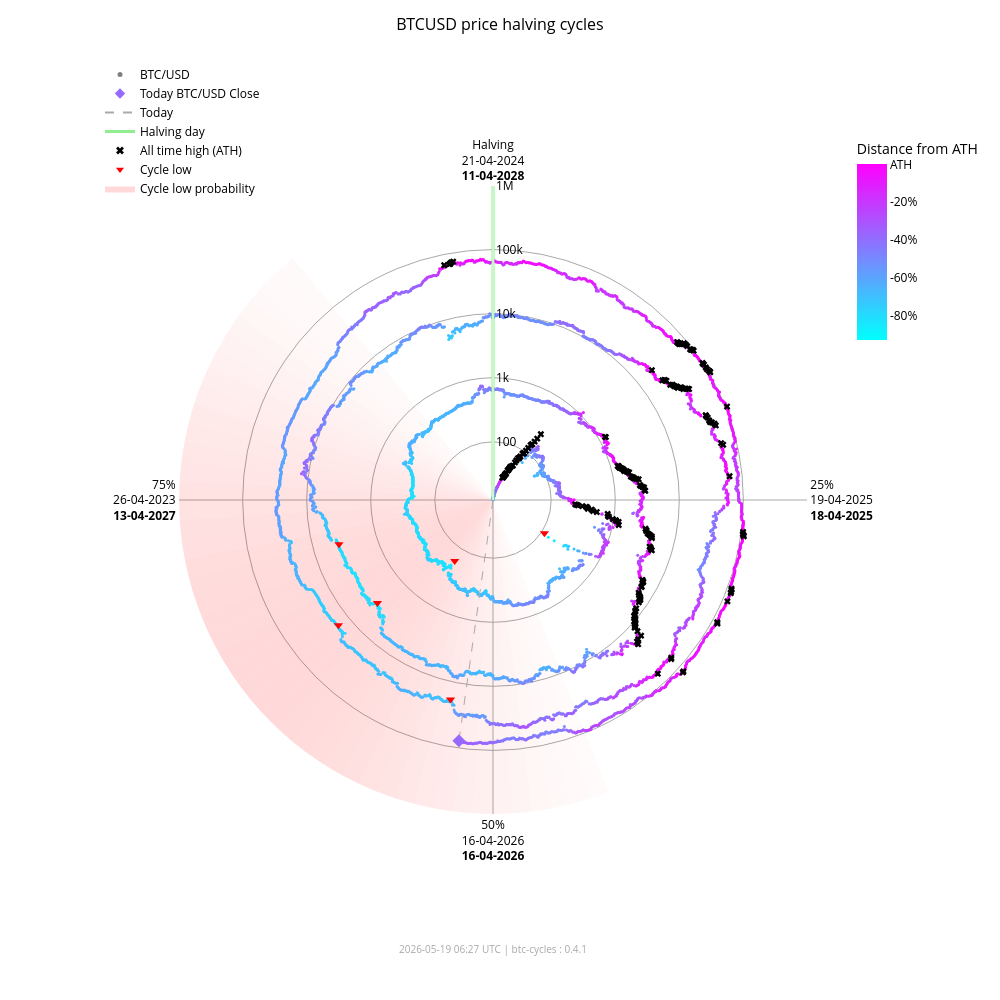

Notebook code cell kept with this figure:
### Markdown cell above
### Interactive chart (plotly)

### Code cell
fig_interactive = btc.plot(
    kind="interactive",
    from_date="2012-11-28",
)
# plotly config for interactivity
config = {"scrollZoom": True, "displayModeBar": True}
# display in notebook
fig_interactive.show(config=config)

### Figure 1 — Plotly figure (JSON) as saved in the notebook; plotly's stock layout.template omitted (floating-point values rounded to 4 significant figures; data arrays with more than 128 entries replaced by an {"elided": "..."} marker saying what was removed)
{"data": [{"fill": "toself", "fillcolor": "rgba(255,0,0,0.017168280509461755)", "hoverinfo": "skip", "line": {"width": 0}, "mode": "lines", "r": [12.35, 1000000, 1000000, 12.35, 12.35], "showlegend": false, "theta": [158.4, 158.4, 162.0, 162.0, 158.4], "type": "scatterpolar"}, {"fill": "toself", "fillcolor": "rgba(255,0,0,0.022114794501891175)", "hoverinfo": "skip", "line": {"width": 0}, "mode": "lines", "r": [12.35, 1000000, 1000000, 12.35, 12.35], "showlegend": false, "theta": [162.0, 162.0, 165.6, 165.6, 162.0], "type": "scatterpolar"}, {"fill": "toself", "fillcolor": "rgba(255,0,0,0.02790404259511669)", "hoverinfo": "skip", "line": {"width": 0}, "mode": "lines", "r": [12.35, 1000000, 1000000, 12.35, 12.35], "showlegend": false, "theta": [165.6, 165.6, 169.2, 169.2, 165.6], "type": "scatterpolar"}, {"fill": "toself", "fillcolor": "rgba(255,0,0,0.034518294852420334)", "hoverinfo": "skip", "line": {"width": 0}, "mode": "lines", "r": [12.35, 1000000, 1000000, 12.35, 12.35], "showlegend": false, "theta": [169.2, 169.2, 172.8, 172.8, 169.2], "type": "scatterpolar"}, {"fill": "toself", "fillcolor": "rgba(255,0,0,0.041901979682821514)", "hoverinfo": "skip", "line": {"width": 0}, "mode": "lines", "r": [12.35, 1000000, 1000000, 12.35, 12.35], "showlegend": false, "theta": [172.8, 172.8, 176.4, 176.4, 172.8], "type": "scatterpolar"}, {"fill": "toself", "fillcolor": "rgba(255,0,0,0.04996405861294358)", "hoverinfo": "skip", "line": {"width": 0}, "mode": "lines", "r": [12.35, 1000000, 1000000, 12.35, 12.35], "showlegend": false, "theta": [176.4, 176.4, 180.0, 180.0, 176.4], "type": "scatterpolar"}, {"fill": "toself", "fillcolor": "rgba(255,0,0,0.05858349692240514)", "hoverinfo": "skip", "line": {"width": 0}, "mode": "lines", "r": [12.35, 1000000, 1000000, 12.35, 12.35], "showlegend": false, "theta": [180.0, 180.0, 183.6, 183.6, 180.0], "type": "scatterpolar"}, {"fill": "toself", "fillcolor": "rgba(255,0,0,0.06761662035375064)", "hoverinfo": "skip", "line": {"width": 0}, "mode": "lines", "r": [12.35, 1000000, 1000000, 12.35, 12.35], "showlegend": false, "theta": [183.6, 183.6, 187.2, 187.2, 183.6], "type": "scatterpolar"}, {"fill": "toself", "fillcolor": "rgba(255,0,0,0.07690481219944661)", "hoverinfo": "skip", "line": {"width": 0}, "mode": "lines", "r": [12.35, 1000000, 1000000, 12.35, 12.35], "showlegend": false, "theta": [187.2, 187.2, 190.8, 190.8, 187.2], "type": "scatterpolar"}, {"fill": "toself", "fillcolor": "rgba(255,0,0,0.08628112000611096)", "hoverinfo": "skip", "line": {"width": 0}, "mode": "lines", "r": [12.35, 1000000, 1000000, 12.35, 12.35], "showlegend": false, "theta": [190.8, 190.8, 194.4, 194.4, 190.8], "type": "scatterpolar"}, {"fill": "toself", "fillcolor": "rgba(255,0,0,0.09557490841018089)", "hoverinfo": "skip", "line": {"width": 0}, "mode": "lines", "r": [12.35, 1000000, 1000000, 12.35, 12.35], "showlegend": false, "theta": [194.4, 194.4, 198.0, 198.0, 194.4], "type": "scatterpolar"}, {"fill": "toself", "fillcolor": "rgba(255,0,0,0.10461455782963762)", "hoverinfo": "skip", "line": {"width": 0}, "mode": "lines", "r": [12.35, 1000000, 1000000, 12.35, 12.35], "showlegend": false, "theta": [198.0, 198.0, 201.6, 201.6, 198.0], "type": "scatterpolar"}, {"fill": "toself", "fillcolor": "rgba(255,0,0,0.11322908719652829)", "hoverinfo": "skip", "line": {"width": 0}, "mode": "lines", "r": [12.35, 1000000, 1000000, 12.35, 12.35], "showlegend": false, "theta": [201.6, 201.6, 205.2, 205.2, 201.6], "type": "scatterpolar"}, {"fill": "toself", "fillcolor": "rgba(255,0,0,0.12125015337052986)", "hoverinfo": "skip", "line": {"width": 0}, "mode": "lines", "r": [12.35, 1000000, 1000000, 12.35, 12.35], "showlegend": false, "theta": [205.2, 205.2, 208.8, 208.8, 205.2], "type": "scatterpolar"}, {"fill": "toself", "fillcolor": "rgba(255,0,0,0.12851590515331976)", "hoverinfo": "skip", "line": {"width": 0}, "mode": "lines", "r": [12.35, 1000000, 1000000, 12.35, 12.35], "showlegend": false, "theta": [208.8, 208.8, 212.4, 212.4, 208.8], "type": "scatterpolar"}, {"fill": "toself", "fillcolor": "rgba(255,0,0,0.13487757461161184)", "hoverinfo": "skip", "line": {"width": 0}, "mode": "lines", "r": [12.35, 1000000, 1000000, 12.35, 12.35], "showlegend": false, "theta": [212.4, 212.4, 216.0, 216.0, 212.4], "type": "scatterpolar"}, {"fill": "toself", "fillcolor": "rgba(255,0,0,0.14020862181849592)", "hoverinfo": "skip", "line": {"width": 0}, "mode": "lines", "r": [12.35, 1000000, 1000000, 12.35, 12.35], "showlegend": false, "theta": [216.0, 216.0, 219.6, 219.6, 216.0], "type": "scatterpolar"}, {"fill": "toself", "fillcolor": "rgba(255,0,0,0.14441504950654527)", "hoverinfo": "skip", "line": {"width": 0}, "mode": "lines", "r": [12.35, 1000000, 1000000, 12.35, 12.35], "showlegend": false, "theta": [219.6, 219.6, 223.2, 223.2, 219.6], "type": "scatterpolar"}, {"fill": "toself", "fillcolor": "rgba(255,0,0,0.14744459351271713)", "hoverinfo": "skip", "line": {"width": 0}, "mode": "lines", "r": [12.35, 1000000, 1000000, 12.35, 12.35], "showlegend": false, "theta": [223.2, 223.2, 226.8, 226.8, 223.2], "type": "scatterpolar"}, {"fill": "toself", "fillcolor": "rgba(255,0,0,0.14929223192296423)", "hoverinfo": "skip", "line": {"width": 0}, "mode": "lines", "r": [12.35, 1000000, 1000000, 12.35, 12.35], "showlegend": false, "theta": [226.8, 226.8, 230.4, 230.4, 226.8], "type": "scatterpolar"}, {"fill": "toself", "fillcolor": "rgba(255,0,0,0.15)", "hoverinfo": "skip", "line": {"width": 0}, "mode": "lines", "r": [12.35, 1000000, 1000000, 12.35, 12.35], "showlegend": false, "theta": [230.4, 230.4, 234.0, 234.0, 230.4], "type": "scatterpolar"}, {"fill": "toself", "fillcolor": "rgba(255,0,0,0.14965033825231114)", "hoverinfo": "skip", "line": {"width": 0}, "mode": "lines", "r": [12.35, 1000000, 1000000, 12.35, 12.35], "showlegend": false, "theta": [234.0, 234.0, 237.6, 237.6, 234.0], "type": "scatterpolar"}, {"fill": "toself", "fillcolor": "rgba(255,0,0,0.14835378057909807)", "hoverinfo": "skip", "line": {"width": 0}, "mode": "lines", "r": [12.35, 1000000, 1000000, 12.35, 12.35], "showlegend": false, "theta": [237.6, 237.6, 241.2, 241.2, 237.6], "type": "scatterpolar"}, {"fill": "toself", "fillcolor": "rgba(255,0,0,0.14623322283554635)", "hoverinfo": "skip", "line": {"width": 0}, "mode": "lines", "r": [12.35, 1000000, 1000000, 12.35, 12.35], "showlegend": false, "theta": [241.2, 241.2, 244.8, 244.8, 241.2], "type": "scatterpolar"}, {"fill": "toself", "fillcolor": "rgba(255,0,0,0.1434078538226231)", "hoverinfo": "skip", "line": {"width": 0}, "mode": "lines", "r": [12.35, 1000000, 1000000, 12.35, 12.35], "showlegend": false, "theta": [244.8, 244.8, 248.4, 248.4, 244.8], "type": "scatterpolar"}, {"fill": "toself", "fillcolor": "rgba(255,0,0,0.13997983179373427)", "hoverinfo": "skip", "line": {"width": 0}, "mode": "lines", "r": [12.35, 1000000, 1000000, 12.35, 12.35], "showlegend": false, "theta": [248.4, 248.4, 252.0, 252.0, 248.4], "type": "scatterpolar"}, {"fill": "toself", "fillcolor": "rgba(255,0,0,0.13602598258454268)", "hoverinfo": "skip", "line": {"width": 0}, "mode": "lines", "r": [12.35, 1000000, 1000000, 12.35, 12.35], "showlegend": false, "theta": [252.0, 252.0, 255.6, 255.6, 252.0], "type": "scatterpolar"}, {"fill": "toself", "fillcolor": "rgba(255,0,0,0.13159547355344953)", "hoverinfo": "skip", "line": {"width": 0}, "mode": "lines", "r": [12.35, 1000000, 1000000, 12.35, 12.35], "showlegend": false, "theta": [255.6, 255.6, 259.2, 259.2, 255.6], "type": "scatterpolar"}, {"fill": "toself", "fillcolor": "rgba(255,0,0,0.12671301775492697)", "hoverinfo": "skip", "line": {"width": 0}, "mode": "lines", "r": [12.35, 1000000, 1000000, 12.35, 12.35], "showlegend": false, "theta": [259.2, 259.2, 262.8, 262.8, 259.2], "type": "scatterpolar"}, {"fill": "toself", "fillcolor": "rgba(255,0,0,0.12138610149219965)", "hoverinfo": "skip", "line": {"width": 0}, "mode": "lines", "r": [12.35, 1000000, 1000000, 12.35, 12.35], "showlegend": false, "theta": [262.8, 262.8, 266.4, 266.4, 262.8], "type": "scatterpolar"}, {"fill": "toself", "fillcolor": "rgba(255,0,0,0.1156142551644921)", "hoverinfo": "skip", "line": {"width": 0}, "mode": "lines", "r": [12.35, 1000000, 1000000, 12.35, 12.35], "showlegend": false, "theta": [266.4, 266.4, 270.0, 270.0, 266.4], "type": "scatterpolar"}, {"fill": "toself", "fillcolor": "rgba(255,0,0,0.10939851441251548)", "hoverinfo": "skip", "line": {"width": 0}, "mode": "lines", "r": [12.35, 1000000, 1000000, 12.35, 12.35], "showlegend": false, "theta": [270.0, 270.0, 273.6, 273.6, 270.0], "type": "scatterpolar"}, {"fill": "toself", "fillcolor": "rgba(255,0,0,0.10274974912946185)", "hoverinfo": "skip", "line": {"width": 0}, "mode": "lines", "r": [12.35, 1000000, 1000000, 12.35, 12.35], "showlegend": false, "theta": [273.6, 273.6, 277.2, 277.2, 273.6], "type": "scatterpolar"}, {"fill": "toself", "fillcolor": "rgba(255,0,0,0.09569517349791425)", "hoverinfo": "skip", "line": {"width": 0}, "mode": "lines", "r": [12.35, 1000000, 1000000, 12.35, 12.35], "showlegend": false, "theta": [277.2, 277.2, 280.8, 280.8, 277.2], "type": "scatterpolar"}, {"fill": "toself", "fillcolor": "rgba(255,0,0,0.08828282625646727)", "hoverinfo": "skip", "line": {"width": 0}, "mode": "lines", "r": [12.35, 1000000, 1000000, 12.35, 12.35], "showlegend": false, "theta": [280.8, 280.8, 284.4, 284.4, 280.8], "type": "scatterpolar"}, {"fill": "toself", "fillcolor": "rgba(255,0,0,0.08058400018765345)", "hoverinfo": "skip", "line": {"width": 0}, "mode": "lines", "r": [12.35, 1000000, 1000000, 12.35, 12.35], "showlegend": false, "theta": [284.4, 284.4, 288.0, 288.0, 284.4], "type": "scatterpolar"}, {"fill": "toself", "fillcolor": "rgba(255,0,0,0.07269354608292704)", "hoverinfo": "skip", "line": {"width": 0}, "mode": "lines", "r": [12.35, 1000000, 1000000, 12.35, 12.35], "showlegend": false, "theta": [288.0, 288.0, 291.6, 291.6, 288.0], "type": "scatterpolar"}, {"fill": "toself", "fillcolor": "rgba(255,0,0,0.06472784449068783)", "hoverinfo": "skip", "line": {"width": 0}, "mode": "lines", "r": [12.35, 1000000, 1000000, 12.35, 12.35], "showlegend": false, "theta": [291.6, 291.6, 295.2, 295.2, 291.6], "type": "scatterpolar"}, {"fill": "toself", "fillcolor": "rgba(255,0,0,0.05682021976743955)", "hoverinfo": "skip", "line": {"width": 0}, "mode": "lines", "r": [12.35, 1000000, 1000000, 12.35, 12.35], "showlegend": false, "theta": [295.2, 295.2, 298.8, 298.8, 295.2], "type": "scatterpolar"}, {"fill": "toself", "fillcolor": "rgba(255,0,0,0.04911378436707333)", "hoverinfo": "skip", "line": {"width": 0}, "mode": "lines", "r": [12.35, 1000000, 1000000, 12.35, 12.35], "showlegend": false, "theta": [298.8, 298.8, 302.4, 302.4, 298.8], "type": "scatterpolar"}, {"fill": "toself", "fillcolor": "rgba(255,0,0,0.04175213714896469)", "hoverinfo": "skip", "line": {"width": 0}, "mode": "lines", "r": [12.35, 1000000, 1000000, 12.35, 12.35], "showlegend": false, "theta": [302.4, 302.4, 306.0, 306.0, 302.4], "type": "scatterpolar"}, {"fill": "toself", "fillcolor": "rgba(255,0,0,0.034868865657538876)", "hoverinfo": "skip", "line": {"width": 0}, "mode": "lines", "r": [12.35, 1000000, 1000000, 12.35, 12.35], "showlegend": false, "theta": [306.0, 306.0, 309.6, 309.6, 306.0], "type": "scatterpolar"}, {"fill": "toself", "fillcolor": "rgba(255,0,0,0.02857722515334582)", "hoverinfo": "skip", "line": {"width": 0}, "mode": "lines", "r": [12.35, 1000000, 1000000, 12.35, 12.35], "showlegend": false, "theta": [309.6, 309.6, 313.2, 313.2, 309.6], "type": "scatterpolar"}, {"fill": "toself", "fillcolor": "rgba(255,0,0,0.022961515313555197)", "hoverinfo": "skip", "line": {"width": 0}, "mode": "lines", "r": [12.35, 1000000, 1000000, 12.35, 12.35], "showlegend": false, "theta": [313.2, 313.2, 316.8, 316.8, 313.2], "type": "scatterpolar"}, {"fill": "toself", "fillcolor": "rgba(255,0,0,0.01807146942917362)", "hoverinfo": "skip", "line": {"width": 0}, "mode": "lines", "r": [12.35, 1000000, 1000000, 12.35, 12.35], "showlegend": false, "theta": [316.8, 316.8, 320.4, 320.4, 316.8], "type": "scatterpolar"}, {"hoverinfo": "text", "marker": {"color": {"elided": "4921 str values"}, "size": 3}, "mode": "markers", "r": {"elided": "4921 float values"}, "showlegend": false, "text": {"elided": "4921 str values"}, "theta": {"elided": "4921 float values"}, "type": "scatterpolar"}, {"hoverinfo": "skip", "line": {"color": "lightgreen", "width": 3}, "mode": "lines", "r": [12.35, 1000000], "showlegend": false, "theta": [0, 0], "type": "scatterpolar"}, {"hoverinfo": "skip", "line": {"color": "darkgrey", "dash": "dash", "width": 1}, "mode": "lines", "r": [12.35, 76950.0], "showlegend": false, "theta": [188.1, 188.1], "type": "scatterpolar"}, {"hoverinfo": "text", "marker": {"color": "#9669ff", "size": 10, "symbol": "diamond"}, "mode": "markers", "r": [76950.0], "showlegend": false, "text": ["Today<br>Date: 2026-05-19<br>Price: $76,945.97"], "theta": [188.1], "type": "scatterpolar"}, {"hoverinfo": "text", "marker": {"color": "black", "size": 6, "symbol": "x"}, "mode": "markers", "r": {"elided": "195 float values"}, "showlegend": false, "text": {"elided": "195 str values"}, "theta": {"elided": "195 float values"}, "type": "scatterpolar"}, {"hoverinfo": "text", "marker": {"color": "red", "size": 8, "symbol": "triangle-down"}, "mode": "markers", "r": [111.6, 164.9, 3233.0, 3925.0, 18950.0, 15760.0], "showlegend": false, "text": ["Cycle Low<br>Date: 2014-02-21<br>Price: $111.56<br>ATH distance: -91.0%", "Cycle Low<br>Date: 2015-01-14<br>Price: $164.92<br>ATH distance: -86.7%", "Cycle Low<br>Date: 2018-12-15<br>Price: $3,232.51<br>ATH distance: -83.3%", "Cycle Low<br>Date: 2019-03-25<br>Price: $3,924.55<br>ATH distance: -79.7%", "Cycle Low<br>Date: 2022-06-18<br>Price: $18,954.25<br>ATH distance: -71.9%", "Cycle Low<br>Date: 2022-11-21<br>Price: $15,760.19<br>ATH distance: -76.7%"], "theta": [122.8, 212.1, 228.3, 254.0, 192.0, 231.0], "type": "scatterpolar"}, {"marker": {"color": "grey", "size": 5}, "mode": "markers", "name": "BTC/USD", "r": [null], "theta": [null], "type": "scatterpolar"}, {"marker": {"color": "#9669ff", "size": 8, "symbol": "diamond"}, "mode": "markers", "name": "Today BTC/USD Close", "r": [null], "theta": [null], "type": "scatterpolar"}, {"line": {"color": "darkgrey", "dash": "dash"}, "mode": "lines", "name": "Today", "r": [null], "theta": [null], "type": "scatterpolar"}, {"line": {"color": "lightgreen", "width": 3}, "mode": "lines", "name": "Halving day", "r": [null], "theta": [null], "type": "scatterpolar"}, {"marker": {"color": "black", "size": 7, "symbol": "x"}, "mode": "markers", "name": "All time high (ATH)", "r": [null], "theta": [null], "type": "scatterpolar"}, {"marker": {"color": "red", "size": 7, "symbol": "triangle-down"}, "mode": "markers", "name": "Cycle low", "r": [null], "theta": [null], "type": "scatterpolar"}, {"fill": "toself", "fillcolor": "rgba(255,0,0,0.15)", "line": {"width": 0}, "mode": "lines", "name": "Cycle low probability", "r": [null], "theta": [null], "type": "scatterpolar"}, {"hoverinfo": "skip", "marker": {"cmax": 0, "cmin": -0.9307, "color": [0], "colorbar": {"len": 0.25, "ticktext": ["ATH", "-20%", "-40%", "-60%", "-80%", "-100%"], "tickvals": [0, -0.2, -0.4, -0.6, -0.8, -1.0], "title": {"text": "Distance from ATH"}, "x": 0.95, "y": 0.92, "yanchor": "top"}, "colorscale": {"elided": "256x2 mixed values"}, "showscale": true, "size": 0}, "mode": "markers", "r": [null], "showlegend": false, "theta": [null], "type": "scatterpolar"}], "layout": {"annotations": [{"font": {"color": "darkgrey", "size": 10}, "showarrow": false, "text": "2026-05-19 06:27 UTC | btc-cycles : 0.4.1", "x": 0.5, "xref": "paper", "y": -0.02, "yref": "paper"}], "font": {"color": "black"}, "height": 1000, "legend": {"bgcolor": "rgba(0,0,0,0)", "font": {"color": "black"}, "x": 0.0, "y": 1.0}, "margin": {"b": 60, "l": 100, "r": 80, "t": 60}, "paper_bgcolor": "white", "plot_bgcolor": "white", "polar": {"angularaxis": {"color": "black", "direction": "clockwise", "gridcolor": "darkgrey", "rotation": 90, "ticktext": ["Halving<br>21-04-2024<br><b>11-04-2028</b>", "25%<br>19-04-2025<br><b>18-04-2025</b>", "50%<br>16-04-2026<br><b>16-04-2026</b>", "75%<br>26-04-2023<br><b>13-04-2027</b>"], "tickvals": [0, 90, 180, 270]}, "bgcolor": "white", "domain": {"x": [0.1, 0.9], "y": [0.05, 0.95]}, "radialaxis": {"angle": 90, "color": "black", "gridcolor": "darkgrey", "range": [1.092, 6.0], "tickangle": 90, "ticktext": ["100", "1k", "10k", "100k", "1M"], "tickvals": [100, 1000, 10000, 100000, 1000000], "type": "log"}}, "title": {"font": {"color": "black", "size": 16}, "text": "BTCUSD price halving cycles", "x": 0.5}, "width": 1000}}
